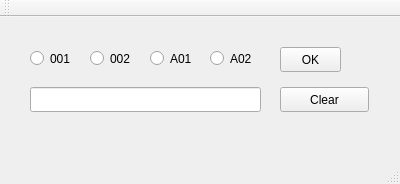
<?xml version="1.0" encoding="UTF-8"?>
<ui version="4.0">
 <class>MainWindow</class>
 <widget class="QMainWindow" name="MainWindow">
  <property name="geometry">
   <rect>
    <x>0</x>
    <y>0</y>
    <width>400</width>
    <height>184</height>
   </rect>
  </property>
  <property name="windowTitle">
   <string>MainWindow</string>
  </property>
  <widget class="QWidget" name="centralWidget">
   <widget class="QRadioButton" name="aBtn">
    <property name="geometry">
     <rect>
      <x>30</x>
      <y>30</y>
      <width>112</width>
      <height>23</height>
     </rect>
    </property>
    <property name="text">
     <string>001</string>
    </property>
   </widget>
   <widget class="QRadioButton" name="bBtn">
    <property name="geometry">
     <rect>
      <x>90</x>
      <y>30</y>
      <width>112</width>
      <height>23</height>
     </rect>
    </property>
    <property name="text">
     <string>002</string>
    </property>
   </widget>
   <widget class="QRadioButton" name="cBtn">
    <property name="geometry">
     <rect>
      <x>150</x>
      <y>30</y>
      <width>112</width>
      <height>23</height>
     </rect>
    </property>
    <property name="text">
     <string>A01</string>
    </property>
   </widget>
   <widget class="QRadioButton" name="dBtn">
    <property name="geometry">
     <rect>
      <x>210</x>
      <y>30</y>
      <width>112</width>
      <height>23</height>
     </rect>
    </property>
    <property name="text">
     <string>A02</string>
    </property>
   </widget>
   <widget class="QLineEdit" name="textView">
    <property name="geometry">
     <rect>
      <x>30</x>
      <y>70</y>
      <width>231</width>
      <height>25</height>
     </rect>
    </property>
   </widget>
   <widget class="QPushButton" name="okBtn">
    <property name="geometry">
     <rect>
      <x>280</x>
      <y>30</y>
      <width>61</width>
      <height>25</height>
     </rect>
    </property>
    <property name="text">
     <string>OK</string>
    </property>
   </widget>
   <widget class="QPushButton" name="clearBtn">
    <property name="geometry">
     <rect>
      <x>280</x>
      <y>70</y>
      <width>89</width>
      <height>25</height>
     </rect>
    </property>
    <property name="text">
     <string>Clear</string>
    </property>
   </widget>
  </widget>
  <widget class="QMenuBar" name="menuBar">
   <property name="geometry">
    <rect>
     <x>0</x>
     <y>0</y>
     <width>400</width>
     <height>22</height>
    </rect>
   </property>
  </widget>
  <widget class="QToolBar" name="mainToolBar">
   <attribute name="toolBarArea">
    <enum>TopToolBarArea</enum>
   </attribute>
   <attribute name="toolBarBreak">
    <bool>false</bool>
   </attribute>
  </widget>
  <widget class="QStatusBar" name="statusBar"/>
 </widget>
 <layoutdefault spacing="6" margin="11"/>
 <resources/>
 <connections/>
</ui>
